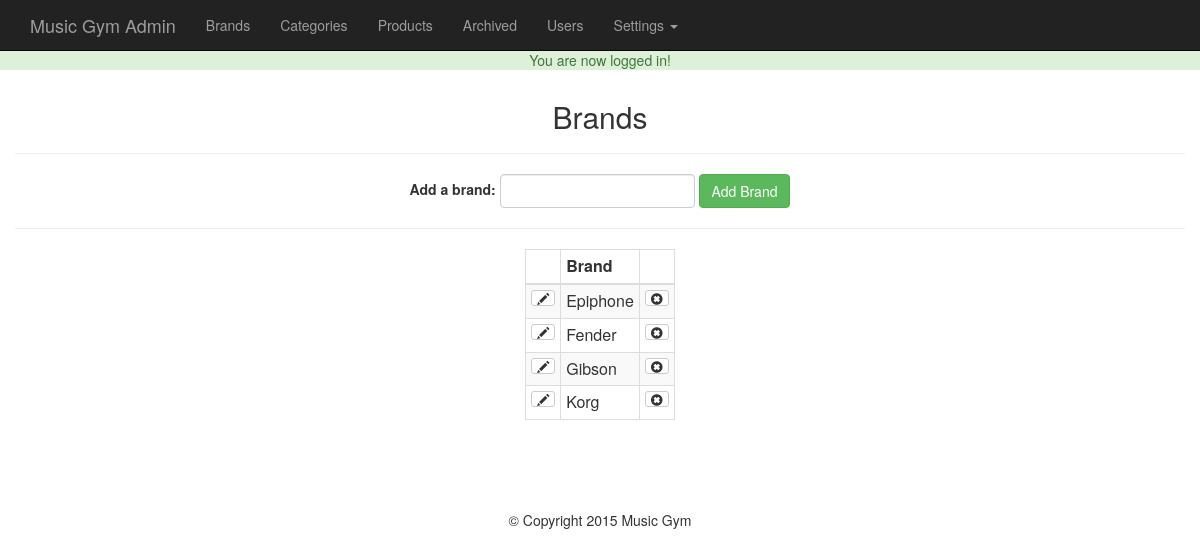
The app's page /admin/brands.php (signed in) with its own data.
### tables this page shows
CREATE TABLE IF NOT EXISTS `brand` (
  `id` int(11) NOT NULL AUTO_INCREMENT,
  `brand` varchar(255) NOT NULL,
  PRIMARY KEY (`id`)
);

### admin/brands.php (the view, shortened to what this page needs)
<?php
    require_once '../core/init.php';
    include 'includes/head.php';
    include 'includes/navigation.php';
    $sql = "SELECT * from brand ORDER BY brand ";
    $results = $db->query($sql);
?>
<h2 class="text-center">Brands</h2><hr>
<div class="text-center">
    <form class="form-inline" action="brands.php<?=((isset($_GET['edit']))?'?edit='.$edit_id:'');?>" method="post">
        <div class="form-group">
            <?php if(isset($_GET['edit'])){
                $brand_value = $eBrand['brand'];
            }else{
             $brand_value = '';
            }?>
            <label for="brand"><?=((isset($_GET['edit']))?'Edit':'Add a'); ?> brand: </label>
            <input type="text" name="brand" id="brand" class="form-control" value="<?= $brand_value; ?>">
            <input type="submit" name="add_submit" value="<?=((isset($_GET['edit']))?'Edit':'Add'); ?> Brand" class="btn btn-success">
        </div>
    </form><hr>
</div>
<table class="table table-bordered table-striped table-auto table-condensed">
    <thead>
        <th></th><th>Brand</th><th></th>
    </thead>
    <tbody>
        <?php while($brand = mysqli_fetch_assoc($results)) : ?>
        <tr>
            <td><a href="brands.php?edit=<?=$brand['id'];?>" class="btn btn-xs btn-default"><span class="glyphicon glyphicon-pencil"></span></a></td>
            <td><?= $brand['brand']; ?></td>
            <td><a href="brands.php?delete=<?=$brand['id'];?>" class="btn btn-xs btn-default"><span class="glyphicon glyphicon-remove-sign"></span></a></td>
        </tr>
        <?php endwhile; ?>
    </tbody>
</table>
<?php include 'includes/footer.php' ?>

### css/main.css (style rules this page uses)
body { padding-top: 50px; }
.table-auto { width: auto; margin: 0 auto; }

### records on screen
brand: brand "Epiphone"
brand: brand "Fender"
brand: brand "Gibson"
brand: brand "Korg"

### other values on screen
$_SESSION['success_flash'] "You are now logged in!"
